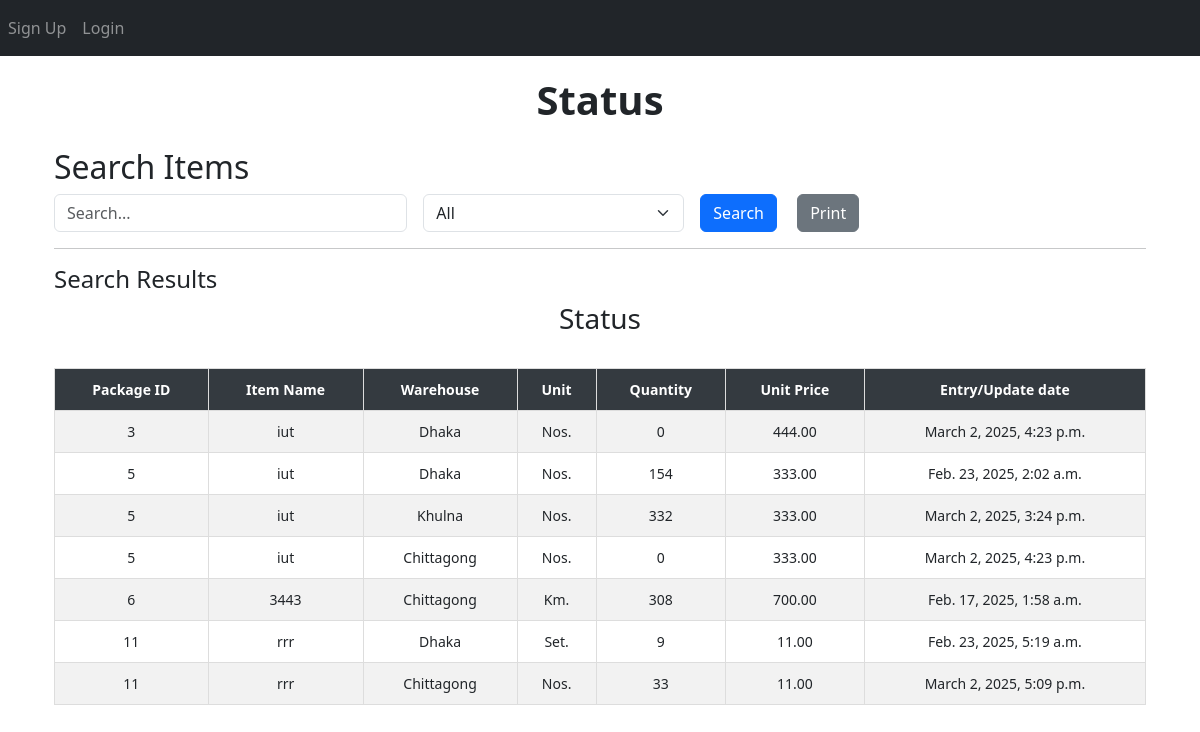
Page /status/ on the earlier database version.
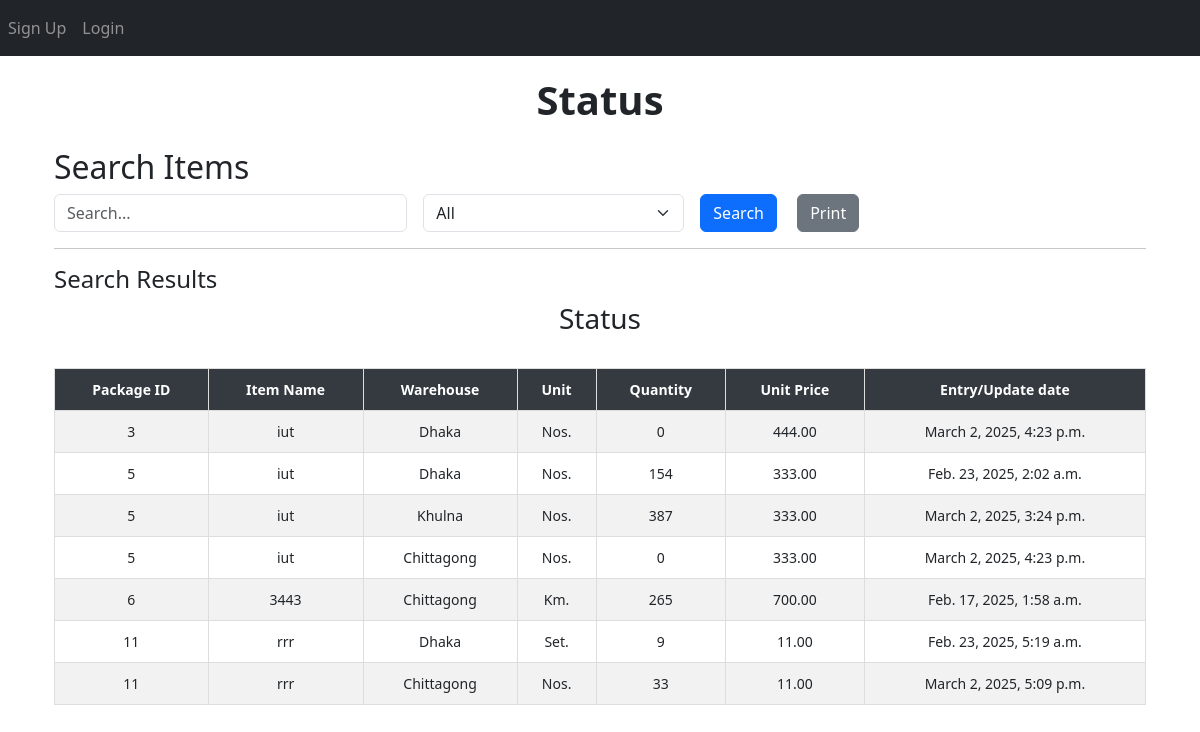
Same page on the later database version.
### App_Entry/models.py (models this page shows, shortened)
class Item(models.Model):
    WAREHOUSE_CHOICES = [
        ("Dhaka", "Dhaka"),
        ("Khulna", "Khulna"),
        ("Chittagong", "Chittagong"),
    ]
    UNIT_CHOICES = [
        ("Nos.", "Nos."),
        ("Mtr.", "Mtr."),
        ("Km.", "Km."),
        ("Set.", "Set."),
        ("Pair.", "Pair."),
    ]
    name = models.CharField(max_length=255)
    description = models.TextField(blank=True, null=True)
    warehouse = models.CharField(
        max_length=50, choices=WAREHOUSE_CHOICES, default="Dhaka"
    )
    unit_of_item = models.CharField(
        max_length=10, choices=UNIT_CHOICES, default="Nos."
    )  # Updated field
    unit_price = models.DecimalField(max_digits=15, decimal_places=2, default=0.00)
    quantity_of_item = models.BigIntegerField(default=0)
    package = models.ForeignKey(
        Package,
        on_delete=models.SET_NULL,
        related_name="package_of_item",
        null=True,
    )
    created_at = models.DateTimeField(auto_now_add=True)

class Package(models.Model):
    packageId = models.BigIntegerField(unique=True)

### App_Status/views.py (the view, shortened to what this page needs)
# urls.py: path("", views.status_page, name="status_page"),
def status_page(request):
    query = request.GET.get("query", "").strip()  # Strip leading/trailing whitespaces from query input
    filter_by = request.GET.get("filter_by", "All")
    date_filter = request.GET.get("date", "")
    items = Item.objects.all()
    if filter_by == "Entry/Update date" and date_filter:
        try:
            date_obj = datetime.strptime(date_filter, "%Y-%m-%d")
            items = items.filter(created_at__date=date_obj.date())
        except ValueError:
            pass  # If the date format is invalid, ignore the filter
    items = items.order_by("package__packageId")
    return render(
        request,
        "App_Status/status.html",
        {
            "items": items,
            "query": query,
            "filter_by": filter_by,
            "date_filter": date_filter,
        },
    )

### templates/App_Status/status.html (shortened to what this page needs)
{% extends 'base.html' %}
{% load crispy_forms_tags %}
{% load static %}
{% block body_block %}
<center><h1><b> Status </b></h1></center>
<div class="container mt-4">
    <h2>Search Items</h2>
    <form method="GET" action="{% url 'App_Status:status_page' %}" class="row g-3">
        <div class="col-md-4">
            <input type="text" name="query" id="searchQuery" class="form-control" placeholder="Search..." value="{{ query }}">
        </div>
        <div class="col-md-3">
            <select name="filter_by" id="filterDropdown" class="form-select" onchange="toggleInputFields()">
                <option value="All" {% if filter_by == "All" %}selected{% endif %}>All</option>
            </select>
        </div>
        <div class="col-md-2">
            <button type="submit" class="btn btn-primary me-3">Search</button>
            <button type="button" class="btn btn-secondary" onclick="printResults()">Print</button>
        </div>
    </form>
    <hr>
    <h4>Search Results</h4>
    <div id="printableArea" class="table-responsive">
        <h3 class="text-center">Status</h3>
        <br>
        <table class="table table-bordered table-striped table-hover">
            <thead class="table-dark sticky-top">
                <tr>
                    <th>Package ID</th>
                    <th>Item Name</th>
                    <th>Warehouse</th>
                    <th>Unit</th>
                    <th>Quantity</th>
                    <th>Unit Price</th>
                    <th>Entry/Update date</th>
                </tr>
            </thead>
            <tbody>
                {% if items %}
                    {% for item in items %}
                    <tr>
                        <td>{{ item.package.packageId }}</td>
                        <td>{{ item.name }}</td>
                        <td>{{ item.warehouse }}</td>
                        <td>{{ item.unit_of_item }}</td>
                        <td>{{ item.quantity_of_item }}</td>
                        <td>{{ item.unit_price }}</td>
                        <td>{{ item.created_at }}</td>
                    </tr>
                    {% endfor %}
                {% else %}
                    <tr>
                        <td colspan="7" class="text-center text-danger">No matching data found</td>
                    </tr>
                {% endif %}
            </tbody>
        </table>
    </div>
</div>
{% endblock %}

Differences in the rows shown:
changed Item "Khulna": quantity_of_item "332" → "387"
changed Item "Km.": quantity_of_item "308" → "265"
